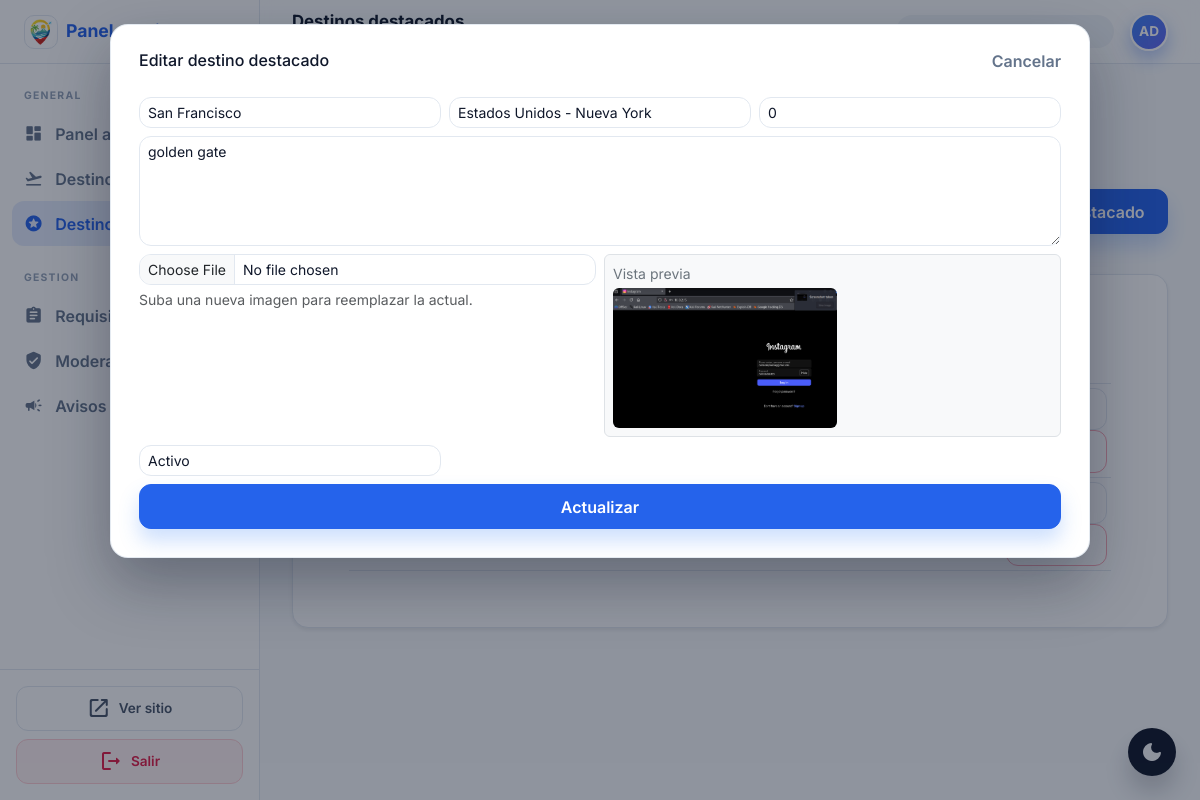
Page /public/admin/destinos_destacados.php?edit=13 (signed in) on the committed database.
### tables this page shows
CREATE TABLE IF NOT EXISTS destino_destacado (
  id_destacado INT AUTO_INCREMENT PRIMARY KEY,
  id_destino INT NOT NULL,
  titulo VARCHAR(180) NOT NULL,
  descripcion TEXT NOT NULL,
  imagen_path VARCHAR(255) NOT NULL,
  orden INT NOT NULL DEFAULT 0,
  estado ENUM('activo','inactivo') NOT NULL DEFAULT 'activo',
  CONSTRAINT fk_dest_destacado FOREIGN KEY (id_destino) REFERENCES destino(id_destino) ON DELETE CASCADE
);

CREATE TABLE IF NOT EXISTS destino (
  id_destino INT AUTO_INCREMENT PRIMARY KEY,
  pais VARCHAR(120) NOT NULL,
  ciudad VARCHAR(120) NULL,
  descripcion_general TEXT NULL,
  bandera_path VARCHAR(255) NULL,
  estado ENUM('activo','inactivo') NOT NULL DEFAULT 'activo'
);

### app/core/config.php (called while the page is built)
<?php
return [
  'db' => [
    'host' => '127.0.0.1',
    'name' => 'umb_viajes',
    'user' => 'root',
    'pass' => '',
    'charset' => 'utf8mb4',
  ],
  'app' => [
    'base_url' => 'http://localhost/goTurismcol/public',
    'app_name' => 'goTurismCol',
  ],
  'security' => [
    'session_name' => 'UMB_VIAJES_SESS',
  ]
];

### app/core/helpers.php (called while the page is built, shortened)
<?php
function e(string $s) : string { return htmlspecialchars($s, ENT_QUOTES, 'UTF-8'); }
function config(string $key, $default=null) {
  static $cfg = null;
  if (!$cfg) $cfg = require __DIR__ . '/config.php';
  $parts = explode('.', $key);
  $val = $cfg;
  foreach ($parts as $p) {
    $val = $val[$p];
  }
  return $val;
}
function base_url(string $path='') : string {
  $base = rtrim(config('app.base_url', ''), '/');
  $path = ltrim($path, '/');
  return $path ? $base . '/' . $path : $base;
}
function asset_url(string $path='') : string {
  $trimmed = ltrim($path, '/');
  $public_root = realpath(__DIR__ . '/../../public');
  $full_path = $public_root ? $public_root . '/' . $trimmed : null;
  $version = ($full_path && is_file($full_path)) ? filemtime($full_path) : null;
  $url = base_url($trimmed);
  if ($version) {
    $url .= (strpos($url, '?') === false ? '?v=' : '&v=') . $version;
  }
  return $url;
}

### public/admin/destinos_destacados.php (the view, shortened to what this page needs)
<?php require_once __DIR__ . '/_admin_guard.php';
$destinos = $pdo->query("SELECT id_destino, pais, ciudad FROM destino ORDER BY pais, ciudad")->fetchAll();
$edit_id = isset($_GET['edit']) ? (int)$_GET['edit'] : 0;
$items = $pdo->query("
  SELECT dd.*, d.pais, d.ciudad
  FROM destino_destacado dd
  JOIN destino d ON d.id_destino = dd.id_destino
  ORDER BY dd.estado DESC, dd.orden ASC, dd.id_destacado DESC
")->fetchAll();
$edit_item = null;
if ($edit_id) {
  $stmt = $pdo->prepare("
    SELECT dd.*, d.pais, d.ciudad
    FROM destino_destacado dd
    JOIN destino d ON d.id_destino = dd.id_destino
    WHERE dd.id_destacado=?
  ");
  $stmt->execute([$edit_id]);
  $edit_item = $stmt->fetch();
}
?>
<?php include __DIR__ . '/_layout_start.php'; ?>
  <div class="admin-section-head">
    <h2>Destinos destacados</h2>
    <p>Administra el contenido promocional que se muestra en la portada.</p>
  </div>
  <div class="admin-page">
  <div class="d-flex justify-content-end mb-3">
    <a class="btn btn-primary" href="<?= e(base_url('admin/destinos_destacados.php?new=1')) ?>">Nuevo destino destacado</a>
  </div>
  <?php if ($edit_item): ?>
    <div class="req-modal-backdrop">
      <div class="req-modal">
        <div class="req-modal-head">
          <h2 class="h6 mb-0">Editar destino destacado</h2>
          <a class="req-modal-close" href="<?= e(base_url('admin/destinos_destacados.php')) ?>">Cancelar</a>
        </div>
        <form method="post" class="row g-2 mt-3" enctype="multipart/form-data">
          <div class="col-md-4">
            <input class="form-control form-control-sm" name="titulo" value="<?= e($edit_item['titulo']) ?>" required>
          </div>
          <div class="col-md-4">
            <select class="form-select form-select-sm" name="id_destino" required>
              <?php foreach ($destinos as $d): ?>
                <option value="<?= (int)$d['id_destino'] ?>" <?= (int)$edit_item['id_destino'] === (int)$d['id_destino'] ? 'selected' : '' ?>>
                  <?= e($d['pais'] . ($d['ciudad'] ? ' - ' . $d['ciudad'] : '')) ?>
                </option>
              <?php endforeach; ?>
            </select>
          </div>
          <div class="col-md-4">
            <input class="form-control form-control-sm" type="number" name="orden" value="<?= (int)$edit_item['orden'] ?>" min="0" placeholder="Orden">
          </div>
          <div class="col-12">
            <textarea class="form-control form-control-sm" name="descripcion" rows="3" required><?= e($edit_item['descripcion']) ?></textarea>
          </div>
          <div class="col-md-6">
            <input class="form-control form-control-sm featured-input" type="file" name="imagen" accept=".png,.jpg,.jpeg,.webp">
            <div class="form-text">Suba una nueva imagen para reemplazar la actual.</div>
          </div>
          <div class="col-md-6">
            <div class="border rounded p-2 bg-light">
              <div class="small text-secondary mb-1">Vista previa</div>
              <?php if (!empty($edit_item['imagen_path'])): ?>
                <img class="img-fluid rounded featured-preview" src="<?= e(asset_url($edit_item['imagen_path'])) ?>" alt="Imagen actual" style="max-height:140px;">
              <?php else: ?>
                <img class="img-fluid rounded featured-preview" alt="Vista previa" style="display:none; max-height:140px;">
              <?php endif; ?>
            </div>
          </div>
          <div class="col-md-4">
            <select class="form-select form-select-sm" name="estado">
              <option value="activo" <?= $edit_item['estado'] === 'activo' ? 'selected' : '' ?>>Activo</option>
            </select>
          </div>
          <div class="col-12"><button class="btn btn-primary w-100">Actualizar</button></div>
        </form>
      </div>
    </div>
  <?php endif; ?>
  <div class="card shadow-sm">
    <div class="card-body">
      <h2 class="h6">Listado</h2>
      <div class="table-responsive">
        <table class="table table-sm align-middle">
          <thead><tr><th>ID</th><th>Imagen</th><th>Titulo</th><th>Destino asociado</th><th>Orden</th><th>Estado</th><th></th></tr></thead>
          <tbody>
          <?php foreach ($items as $it): ?>
            <tr>
              <td><?= (int)$it['id_destacado'] ?></td>
              <td>
              </td>
              <td><?= e($it['titulo']) ?></td>
              <td><?= e($it['pais'] . ($it['ciudad'] ? ' - ' . $it['ciudad'] : '')) ?></td>
              <td><?= (int)$it['orden'] ?></td>
              <td><span class="badge text-bg-<?= $it['estado']==='activo'?'success':'secondary' ?>"><?= e($it['estado']) ?></span></td>
              <td class="text-end">
                <a class="btn btn-outline-primary btn-sm me-1" href="<?= e(base_url('admin/destinos_destacados.php?edit=' . (int)$it['id_destacado'])) ?>">Editar</a>
                <form method="post" class="d-inline">
                  <button class="btn btn-outline-secondary btn-sm"><?= $it['estado']==='activo'?'Desactivar':'Activar' ?></button>
                </form>
                <form method="post" class="d-inline" onsubmit="return confirm('Eliminar este destino destacado?');">
                  <button class="btn btn-outline-danger btn-sm">Eliminar</button>
                </form>
              </td>
            </tr>
          <?php endforeach; ?>
          </tbody>
        </table>
      </div>
    </div>
  </div>
  </div>
<?php include __DIR__ . '/_layout_end.php'; ?>

### public/assets/css/app.css (style rules this page uses)
:root { --primary: #3b82f6; --primary-dark: #2563eb; --secondary: #84cc16; --secondary-dark: #65a30d; --background: #f8fafc; --text: #0f172a; --muted: #64748b; --card: #ffffff; --radius: 24px; --shadow: 0 20px 45px rgba(15, 23, 42, 0.12); }
* { box-sizing: border-box; }
body { margin: 0; font-family: 'Inter', 'Segoe UI', sans-serif; color: var(--text); background: var(--background); }
a { text-decoration: none; color: inherit; }
img { max-width: 100%; display: block; }
.btn { display: inline-flex; align-items: center; justify-content: center; gap: 0.5rem; padding: 0.6rem 1.4rem; border-radius: 999px; font-weight: 700; border: 1px solid transparent; transition: transform 0.2s ease, box-shadow 0.2s ease, background 0.2s ease; }
.btn-primary { background: var(--primary); color: #ffffff; box-shadow: 0 12px 20px rgba(59, 130, 246, 0.25); }
.btn-outline-danger { border-color: rgba(244, 63, 94, 0.45); color: #be123c; }
.card { background: var(--card); border-radius: var(--radius); box-shadow: var(--shadow); padding: 2rem; border: 1px solid rgba(226, 232, 240, 0.8); }
select { width: 100%; padding: 0.8rem 1rem; border-radius: 16px; border: 1px solid rgba(148, 163, 184, 0.6); background: #f8fafc; font-weight: 600; }
.req-modal-backdrop { position: fixed; inset: 0; background: rgba(15, 23, 42, 0.45); display: flex; align-items: flex-start; justify-content: center; padding: 1.5rem; overflow-y: auto; z-index: 2000; }
.req-modal { width: min(980px, 100%); background: #ffffff; border-radius: 18px; border: 1px solid rgba(226, 232, 240, 0.9); box-shadow: 0 25px 60px rgba(15, 23, 42, 0.35); padding: 1.5rem 1.75rem 1.75rem; max-height: 90vh; overflow-y: auto; }
.req-modal textarea.form-control { min-height: 110px; resize: vertical; }
.req-modal-head { display: flex; align-items: center; justify-content: space-between; gap: 1rem; }
.req-modal-close { font-weight: 600; color: #64748b; }
.admin-body { margin: 0; font-family: 'Inter', 'Segoe UI', sans-serif; --admin-primary: #2563eb; --admin-bg: #f8fafc; --admin-surface: #ffffff; --admin-surface-muted: #f1f5f9; --admin-border: #e2e8f0; --admin-text: #0f172a; --admin-muted: #64748b; --admin-muted-strong: #475569; --admin-topbar: rgba(255, 255, 255, 0.85); --admin-shadow: 0 16px 28px rgba(15, 23, 42, 0.08); background: var(--admin-bg); color: var(--admin-text); overflow: hidden; }
.admin-page { display: flex; flex-direction: column; gap: 1.5rem; }
.admin-section-head h2 { margin: 0; font-size: 1.6rem; font-weight: 700; }
.admin-section-head p { margin: 0.4rem 0 2rem; color: var(--admin-muted); }
.admin-body .card { background: var(--admin-surface); border: 1px solid var(--admin-border); border-radius: 1rem; box-shadow: var(--admin-shadow); }
.admin-body .card-body { padding: 1.5rem; }
.admin-body .form-control, .admin-body .form-select { border-radius: 0.75rem; border-color: var(--admin-border); background: var(--admin-surface); color: var(--admin-text); }
.admin-body .table { color: var(--admin-text); margin-bottom: 0; }
.admin-body .table thead th { font-size: 0.7rem; text-transform: uppercase; letter-spacing: 0.08em; color: var(--admin-muted); border-bottom-color: var(--admin-border); }
.admin-body .table tbody td { border-color: var(--admin-border); }
.admin-body .badge { border-radius: 999px; font-weight: 700; }
.admin-body .btn { border-radius: 0.75rem; font-weight: 600; }
.admin-body .btn-primary { background: var(--admin-primary); border-color: var(--admin-primary); }
.admin-body .btn-outline-secondary { border-color: var(--admin-border); color: var(--admin-muted-strong); }

### rows in the picture
destino_destacado: titulo "San Francisco", id_destino "Estados Unidos - Nueva York", orden "0", descripcion "golden gate", imagen_path (picture), estado "Activo"

### other values in the picture
$page_title "Destinos destacados"
$avatar "AD"
